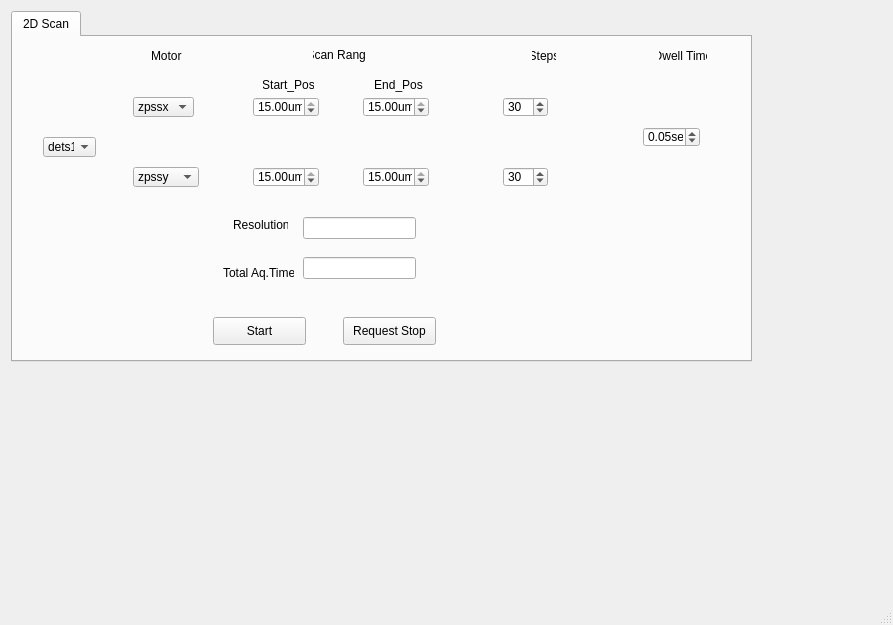
<?xml version="1.0" encoding="UTF-8"?>
<ui version="4.0">
 <class>MainWindow</class>
 <widget class="QMainWindow" name="MainWindow">
  <property name="geometry">
   <rect>
    <x>0</x>
    <y>0</y>
    <width>893</width>
    <height>625</height>
   </rect>
  </property>
  <property name="windowTitle">
   <string>MainWindow</string>
  </property>
  <property name="statusTip">
   <string/>
  </property>
  <widget class="QWidget" name="centralwidget">
   <widget class="QTabWidget" name="ZP_FlyGui">
    <property name="geometry">
     <rect>
      <x>11</x>
      <y>11</y>
      <width>741</width>
      <height>351</height>
     </rect>
    </property>
    <property name="currentIndex">
     <number>0</number>
    </property>
    <widget class="QWidget" name="fly2d">
     <attribute name="title">
      <string>2D Scan</string>
     </attribute>
     <widget class="QDoubleSpinBox" name="X_Start">
      <property name="geometry">
       <rect>
        <x>240</x>
        <y>60</y>
        <width>66</width>
        <height>20</height>
       </rect>
      </property>
      <property name="prefix">
       <string notr="true"/>
      </property>
      <property name="suffix">
       <string>um</string>
      </property>
      <property name="minimum">
       <double>-15.000000000000000</double>
      </property>
      <property name="maximum">
       <double>15.000000000000000</double>
      </property>
      <property name="singleStep">
       <double>0.500000000000000</double>
      </property>
      <property name="value">
       <double>15.000000000000000</double>
      </property>
     </widget>
     <widget class="QDoubleSpinBox" name="X_end">
      <property name="geometry">
       <rect>
        <x>350</x>
        <y>60</y>
        <width>66</width>
        <height>20</height>
       </rect>
      </property>
      <property name="suffix">
       <string notr="true">um</string>
      </property>
      <property name="minimum">
       <double>-15.000000000000000</double>
      </property>
      <property name="maximum">
       <double>15.000000000000000</double>
      </property>
      <property name="singleStep">
       <double>0.500000000000000</double>
      </property>
      <property name="value">
       <double>15.000000000000000</double>
      </property>
     </widget>
     <widget class="QSpinBox" name="mot1_num_steps">
      <property name="geometry">
       <rect>
        <x>490</x>
        <y>60</y>
        <width>45</width>
        <height>20</height>
       </rect>
      </property>
      <property name="maximum">
       <number>1000</number>
      </property>
      <property name="singleStep">
       <number>10</number>
      </property>
      <property name="value">
       <number>30</number>
      </property>
     </widget>
     <widget class="QDoubleSpinBox" name="Dwell_Time">
      <property name="geometry">
       <rect>
        <x>630</x>
        <y>90</y>
        <width>57</width>
        <height>20</height>
       </rect>
      </property>
      <property name="prefix">
       <string/>
      </property>
      <property name="suffix">
       <string notr="true">sec</string>
      </property>
      <property name="maximum">
       <double>0.500000000000000</double>
      </property>
      <property name="singleStep">
       <double>0.010000000000000</double>
      </property>
      <property name="value">
       <double>0.050000000000000</double>
      </property>
     </widget>
     <widget class="QSpinBox" name="mot2_num_steps">
      <property name="geometry">
       <rect>
        <x>490</x>
        <y>130</y>
        <width>45</width>
        <height>20</height>
       </rect>
      </property>
      <property name="maximum">
       <number>1000</number>
      </property>
      <property name="singleStep">
       <number>10</number>
      </property>
      <property name="value">
       <number>30</number>
      </property>
     </widget>
     <widget class="QComboBox" name="Y_Mots">
      <property name="geometry">
       <rect>
        <x>120</x>
        <y>130</y>
        <width>66</width>
        <height>20</height>
       </rect>
      </property>
      <item>
       <property name="text">
        <string>zpssy</string>
       </property>
      </item>
      <item>
       <property name="text">
        <string>zpssx</string>
       </property>
      </item>
      <item>
       <property name="text">
        <string>zpssz</string>
       </property>
      </item>
     </widget>
     <widget class="QDoubleSpinBox" name="Y_end">
      <property name="geometry">
       <rect>
        <x>350</x>
        <y>130</y>
        <width>66</width>
        <height>20</height>
       </rect>
      </property>
      <property name="suffix">
       <string notr="true">um</string>
      </property>
      <property name="minimum">
       <double>-15.000000000000000</double>
      </property>
      <property name="maximum">
       <double>15.000000000000000</double>
      </property>
      <property name="singleStep">
       <double>0.500000000000000</double>
      </property>
      <property name="value">
       <double>15.000000000000000</double>
      </property>
     </widget>
     <widget class="QDoubleSpinBox" name="Y_Start">
      <property name="geometry">
       <rect>
        <x>240</x>
        <y>130</y>
        <width>66</width>
        <height>20</height>
       </rect>
      </property>
      <property name="prefix">
       <string notr="true"/>
      </property>
      <property name="suffix">
       <string>um</string>
      </property>
      <property name="minimum">
       <double>-15.000000000000000</double>
      </property>
      <property name="maximum">
       <double>15.000000000000000</double>
      </property>
      <property name="singleStep">
       <double>0.500000000000000</double>
      </property>
      <property name="value">
       <double>15.000000000000000</double>
      </property>
     </widget>
     <widget class="QComboBox" name="H_Mots">
      <property name="geometry">
       <rect>
        <x>120</x>
        <y>60</y>
        <width>61</width>
        <height>20</height>
       </rect>
      </property>
      <item>
       <property name="text">
        <string>zpssx</string>
       </property>
      </item>
      <item>
       <property name="text">
        <string>zpssy</string>
       </property>
      </item>
      <item>
       <property name="text">
        <string>zpssz</string>
       </property>
      </item>
     </widget>
     <widget class="QComboBox" name="Dets">
      <property name="geometry">
       <rect>
        <x>30</x>
        <y>100</y>
        <width>53</width>
        <height>20</height>
       </rect>
      </property>
      <item>
       <property name="text">
        <string>dets1</string>
       </property>
      </item>
      <item>
       <property name="text">
        <string>dets2</string>
       </property>
      </item>
      <item>
       <property name="text">
        <string>dets3</string>
       </property>
      </item>
     </widget>
     <widget class="QPushButton" name="Start">
      <property name="geometry">
       <rect>
        <x>200</x>
        <y>280</y>
        <width>93</width>
        <height>28</height>
       </rect>
      </property>
      <property name="text">
       <string>Start</string>
      </property>
     </widget>
     <widget class="QPushButton" name="Stop">
      <property name="geometry">
       <rect>
        <x>330</x>
        <y>280</y>
        <width>93</width>
        <height>28</height>
       </rect>
      </property>
      <property name="text">
       <string>Request Stop</string>
      </property>
     </widget>
     <widget class="QLabel" name="Motors_label">
      <property name="geometry">
       <rect>
        <x>138</x>
        <y>11</y>
        <width>31</width>
        <height>16</height>
       </rect>
      </property>
      <property name="text">
       <string>Motors</string>
      </property>
     </widget>
     <widget class="QLabel" name="Scan_label">
      <property name="geometry">
       <rect>
        <x>300</x>
        <y>10</y>
        <width>53</width>
        <height>16</height>
       </rect>
      </property>
      <property name="text">
       <string>Scan Range</string>
      </property>
      <property name="textFormat">
       <enum>Qt::AutoText</enum>
      </property>
      <property name="scaledContents">
       <bool>false</bool>
      </property>
      <property name="alignment">
       <set>Qt::AlignCenter</set>
      </property>
     </widget>
     <widget class="QLabel" name="Steps_label">
      <property name="geometry">
       <rect>
        <x>519</x>
        <y>11</y>
        <width>24</width>
        <height>16</height>
       </rect>
      </property>
      <property name="text">
       <string>Steps</string>
      </property>
      <property name="textFormat">
       <enum>Qt::AutoText</enum>
      </property>
      <property name="scaledContents">
       <bool>false</bool>
      </property>
      <property name="alignment">
       <set>Qt::AlignCenter</set>
      </property>
     </widget>
     <widget class="QLabel" name="Dwell_label">
      <property name="geometry">
       <rect>
        <x>646</x>
        <y>11</y>
        <width>48</width>
        <height>16</height>
       </rect>
      </property>
      <property name="text">
       <string>Dwell Time</string>
      </property>
      <property name="textFormat">
       <enum>Qt::AutoText</enum>
      </property>
      <property name="scaledContents">
       <bool>false</bool>
      </property>
      <property name="alignment">
       <set>Qt::AlignCenter</set>
      </property>
     </widget>
     <widget class="QLabel" name="ScanStart_label">
      <property name="geometry">
       <rect>
        <x>250</x>
        <y>40</y>
        <width>51</width>
        <height>16</height>
       </rect>
      </property>
      <property name="text">
       <string>Start_Pos</string>
      </property>
      <property name="textFormat">
       <enum>Qt::AutoText</enum>
      </property>
      <property name="scaledContents">
       <bool>false</bool>
      </property>
      <property name="alignment">
       <set>Qt::AlignCenter</set>
      </property>
     </widget>
     <widget class="QLabel" name="Scan_end_label">
      <property name="geometry">
       <rect>
        <x>360</x>
        <y>40</y>
        <width>51</width>
        <height>16</height>
       </rect>
      </property>
      <property name="text">
       <string>End_Pos</string>
      </property>
      <property name="textFormat">
       <enum>Qt::AutoText</enum>
      </property>
      <property name="scaledContents">
       <bool>false</bool>
      </property>
      <property name="alignment">
       <set>Qt::AlignCenter</set>
      </property>
     </widget>
     <widget class="QLabel" name="calc_Res">
      <property name="geometry">
       <rect>
        <x>220</x>
        <y>180</y>
        <width>55</width>
        <height>16</height>
       </rect>
      </property>
      <property name="text">
       <string>Resolution</string>
      </property>
     </widget>
     <widget class="QLabel" name="calc_Time">
      <property name="geometry">
       <rect>
        <x>210</x>
        <y>220</y>
        <width>71</width>
        <height>31</height>
       </rect>
      </property>
      <property name="text">
       <string>Total Aq.Time</string>
      </property>
     </widget>
     <widget class="QLineEdit" name="Disc_Calc_Res">
      <property name="geometry">
       <rect>
        <x>290</x>
        <y>180</y>
        <width>113</width>
        <height>22</height>
       </rect>
      </property>
      <property name="readOnly">
       <bool>false</bool>
      </property>
     </widget>
     <widget class="QLineEdit" name="Dis_Calc_time">
      <property name="geometry">
       <rect>
        <x>290</x>
        <y>220</y>
        <width>113</width>
        <height>22</height>
       </rect>
      </property>
      <property name="readOnly">
       <bool>false</bool>
      </property>
     </widget>
    </widget>
   </widget>
  </widget>
  <widget class="QMenuBar" name="menubar">
   <property name="geometry">
    <rect>
     <x>0</x>
     <y>0</y>
     <width>893</width>
     <height>26</height>
    </rect>
   </property>
  </widget>
  <widget class="QStatusBar" name="statusbar"/>
 </widget>
 <resources/>
 <connections/>
</ui>
